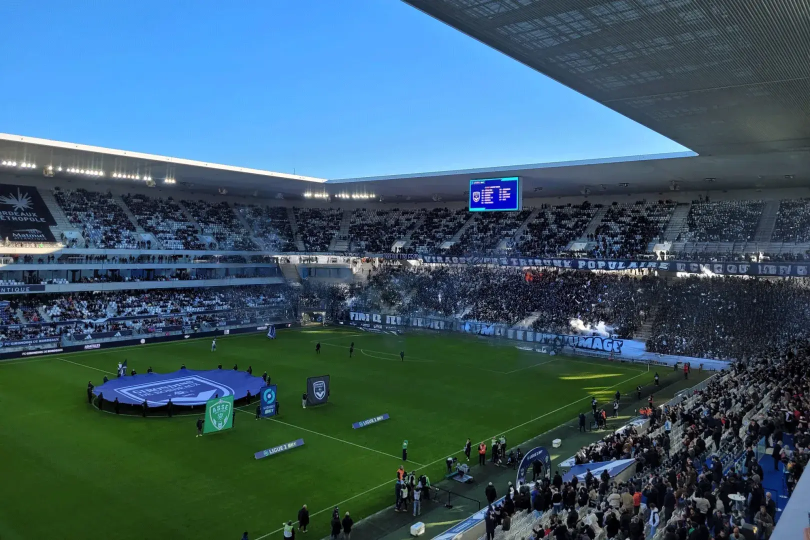
#> input picture assets/photos/bordeaux_stade.webp, 1620 x 1080 px (shown at 1/2 size); its folder holds only this picture in this run
$ python -i aquarelle.py   (imports and definitions only)
#> lines starting #> are read from the running program, lines starting #| are printed output that depends on the picture
#> further down, picture is the input picture: PIL image 1620x1080 RGB; mean R, G, B 59.7, 90.9, 105.8
"""DA « aquarelle » : la scène (style Rennes / papier) est repeinte comme une aquarelle sur papier grain fin.
Étapes (à demi-résolution, puis agrandie) : stylisation douce (cv2.stylization = lavis à plats fondus), bords légèrement ondulés
(déplacement par bruit basse fréquence), « bord mouillé » (pigment plus sombre le long des contours), tons pastel, granulation du
pigment et texture de papier aquarelle, vignette claire. Les textes d'interface (sous-titres au pinceau) sont posés APRÈS.
Activation : AQUA=1 (lu par episodes/rennes/rstyle.py et engine/karaoke.py)."""
import os, math
import numpy as np
import cv2
from PIL import Image, ImageDraw, ImageFont
ON = os.environ.get("AQUA", "0") == "1"
FONTS = os.path.join(os.path.dirname(os.path.abspath(__file__)), "..", "assets", "fonts")
_c = {}
def _noise(w, h, scale, seed):
    rng = np.random.default_rng(seed); s = rng.random((max(2, h//scale), max(2, w//scale))).astype(np.float32)
    return cv2.resize(s, (w, h), interpolation=cv2.INTER_CUBIC)
def _maps(w, h, b):
    k = (w, h, b)
    if k in _c: return _c[k]
    dx = (_noise(w, h, 40, 11 + b) - .5)*5; dy = (_noise(w, h, 40, 23 + b) - .5)*5     # ondulation des bords (≈ 2 px)
    gx, gy = np.meshgrid(np.arange(w, dtype=np.float32), np.arange(h, dtype=np.float32))
    paper = .9 + .07*_noise(w, h, 60, 5) + .03*_noise(w, h, 3, 7)                     # papier : taches larges + grain fin
    gran = _noise(w, h, 2, 9 + b)                                                       # granulation du pigment
    yy, xx = np.mgrid[0:h, 0:w]; vig = np.clip(((xx - w/2)/(w*.62))**2 + ((yy - h/2)/(h*.62))**2, 0, 1)
    _c[k] = (gx + dx, gy + dy, paper.astype(np.float32), gran.astype(np.float32), vig.astype(np.float32)); return _c[k]
def paint(img, fr=0):
    """img PIL 1080×1920 -> aquarelle : lavis simplifiés (mean-shift), bords qui « bavent » (flou + ondulation), fin liseré de
    pigment au bord des taches, variations de pigment dans les aplats, transparence (on éclaircit sans délaver la teinte), grain du papier."""
#> called with fr = 0
    W, H = img.size; w, h = W//2, H//2; b = (fr//4) % 2
#> after `W, H = img.size`: W = 1620; H = 1080
#> after `w, h = (W // 2, H // 2)`: w = 810; h = 540
    q = cv2.resize(np.asarray(img.convert("RGB")), (W//4, H//4), interpolation=cv2.INTER_AREA)
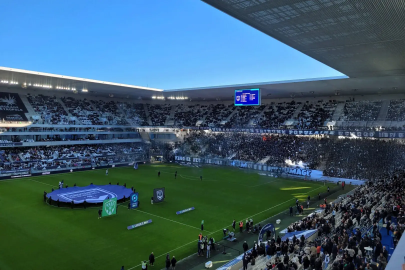
#> q: shape (270, 405, 3); mean R, G, B 59.7, 90.9, 105.8
    q = cv2.pyrMeanShiftFiltering(q, 6, 22)                                            # lavis : grandes taches de couleur
    a = cv2.resize(q, (w, h), interpolation=cv2.INTER_CUBIC)
    a = cv2.GaussianBlur(a, (0, 0), 1.4)                                               # l'eau fait baver les bords
    mx, my, paper, gran, vig = _maps(w, h, b)
    a = cv2.remap(a, mx, my, cv2.INTER_LINEAR, borderMode=cv2.BORDER_REFLECT).astype(np.float32)
    g = cv2.cvtColor(a.astype(np.uint8), cv2.COLOR_RGB2GRAY).astype(np.float32)
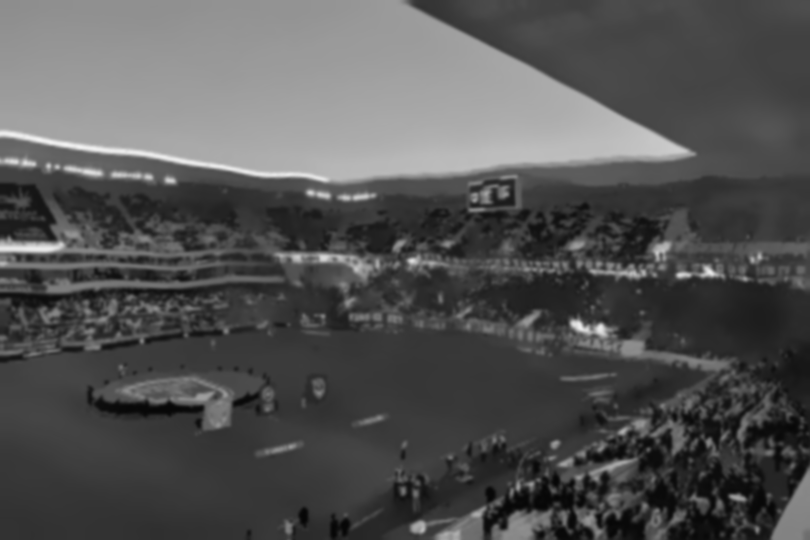
#> g: shape (540, 810) float32; min 6, max 243, mean 83.1
    e = cv2.morphologyEx(g, cv2.MORPH_GRADIENT, np.ones((3, 3), np.uint8)); e = np.clip(e/40, 0, 1)
#> after `e = cv2.morphologyEx(g, cv2.MORPH_GRADIENT, np.ones((3, 3), np.uint8))`:
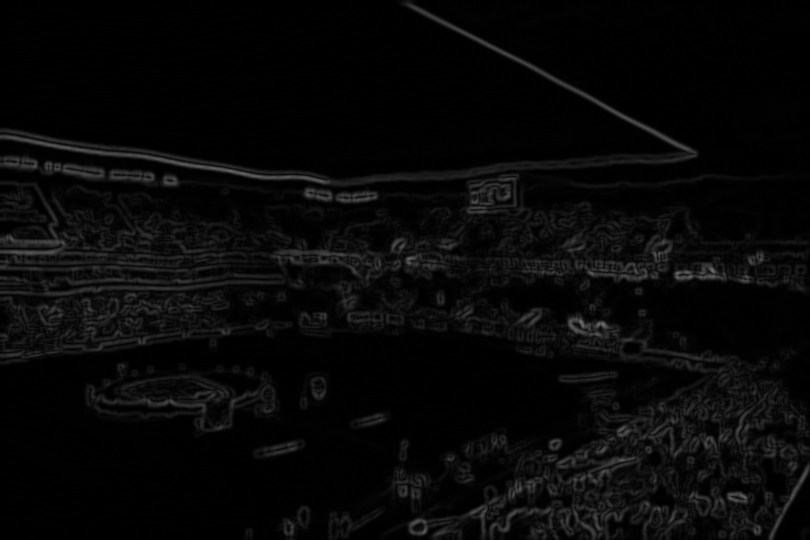
#> e: shape (540, 810) float32; min 0, max 112, mean 7.9
#> after `e = np.clip(e / 40, 0, 1)`:
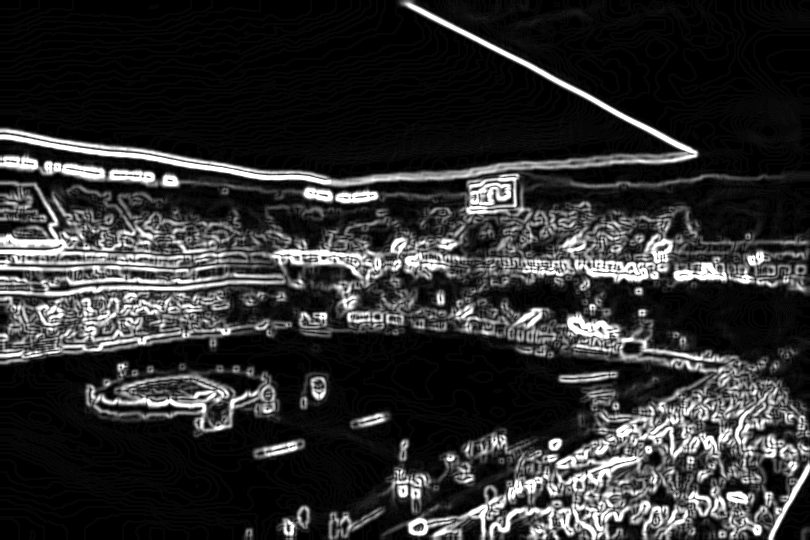
#> e: shape (540, 810) float32; min 0, max 1, mean 0.186
    a *= (1 - .14*e)[..., None]                                                         # liseré de pigment (bord mouillé), fin
    pool = _noise(w, h, 70, 31) * .6 + _noise(w, h, 18, 37) * .4                        # le pigment se dépose inégalement (même teinte)
    bloom = np.clip((_noise(w, h, 26, 41 + b) - .72)*5, 0, 1)                           # auréoles : l'eau repousse le pigment
    k = (.84 + .26*pool)*(1 + .18*bloom); a = 255 - (255 - a)*(2 - k)[..., None]
    a = 255 - (255 - a)*.78                                                             # transparence : le blanc du papier remonte
    a *= (1 - .06*(gran - .5)*2*(1 - g/255))[..., None]                                 # granulation
    a *= paper[..., None]; a = a*(1 - .22*vig[..., None]) + 250*.22*vig[..., None]
#> after `a *= paper[..., None]`:
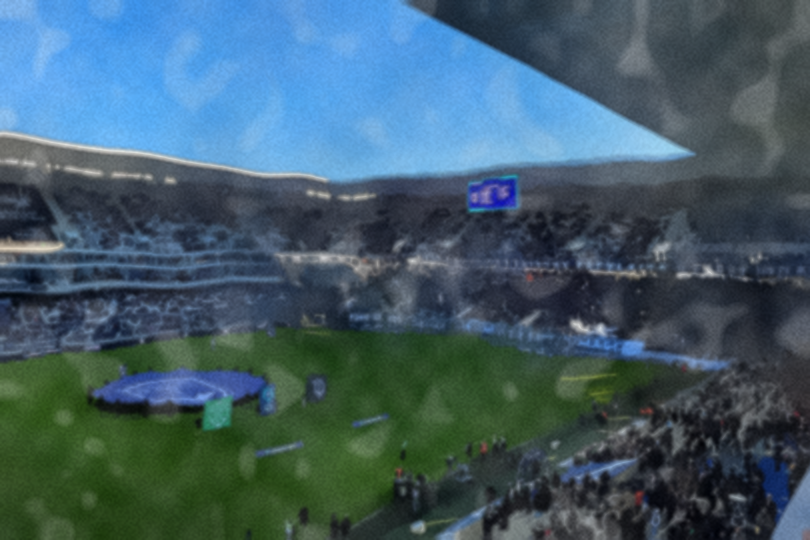
#> a: shape (540, 810, 3) float32; mean R, G, B 95.5, 118.6, 129.5; drawn with min black and max white
#> after `a = a * (1 - 0.22 * vig[..., None]) + 250 * 0.22 * vig[..., None]`:
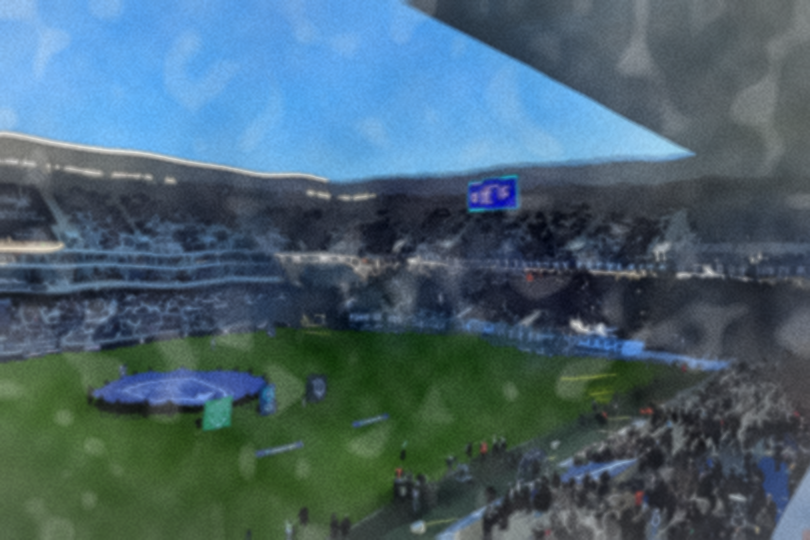
#> a: shape (540, 810, 3) float32; mean R, G, B 110.2, 131, 140.8; drawn with min black and max white
    return Image.fromarray(cv2.resize(np.clip(a, 0, 255).astype(np.uint8), (W, H), interpolation=cv2.INTER_CUBIC))
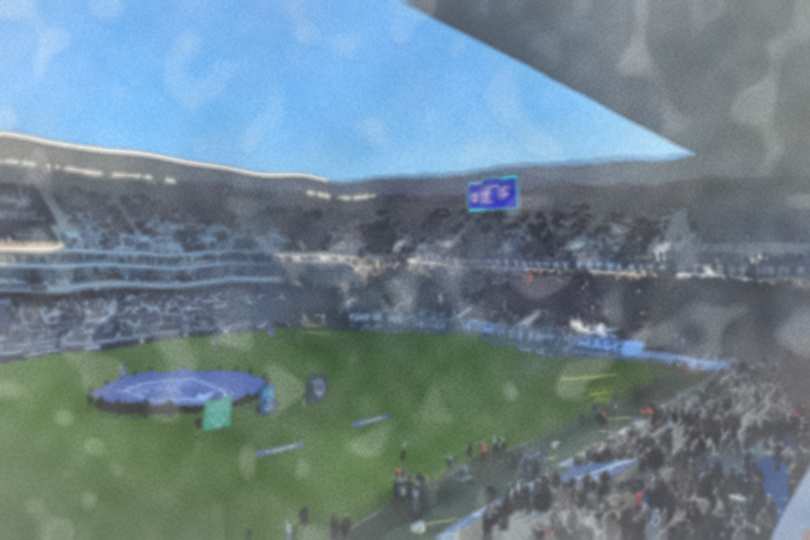
#> returned value: PIL image 1620x1080 RGB (shown at 1/2 size); mean R, G, B 109.6, 130.5, 140.3
_f = {}
def font(px, name="CaveatBrush-Regular.ttf"):
    k = (px, name)
    if k not in _f:
        p = os.path.join(FONTS, name)
        if not os.path.exists(p): p = os.path.join("/tmp/edu-assets/fonts", name)
        _f[k] = ImageFont.truetype(p, px)
    return _f[k]
INK = (40, 46, 70); HI = (200, 60, 70)
def caption(cv, W, t, y, emph=None, size=110):
    """Sous-titre « au pinceau » (Caveat Brush) : encre bleu nuit, mot dit en rouge carmin, petite tache d'eau derrière."""
    import karaoke as KA
    if not hasattr(W, "_cha"): W._cha = W.chunks(3)
    cur = [c for c in W._cha if c[0] <= t < c[1]]
    if not cur: return
    t0, t1, toks = cur[-1]; f = font(size); d = ImageDraw.Draw(cv)
    words = [tk[1] for tk in toks]; ws = [f.getlength(w + " ") for w in words]; x = cv.width/2 - sum(ws)/2
    for tk, w, wd in zip(toks, words, ws):
        if tk[3] <= t:
            col = HI if tk[3] <= t < tk[4] + .05 else INK
            d.text((x + 3, y + 4), w, font=f, fill=(255, 255, 255)); d.text((x, y), w, font=f, fill=col)
        x += wd

>>> from PIL import Image
>>> picture = Image.open('../assets/photos/bordeaux_stade.webp')
>>> result = paint(picture)
